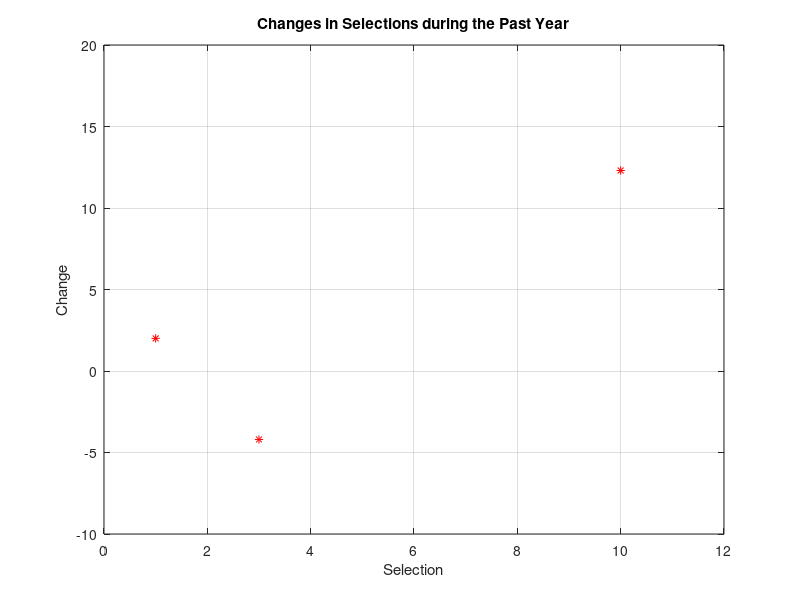
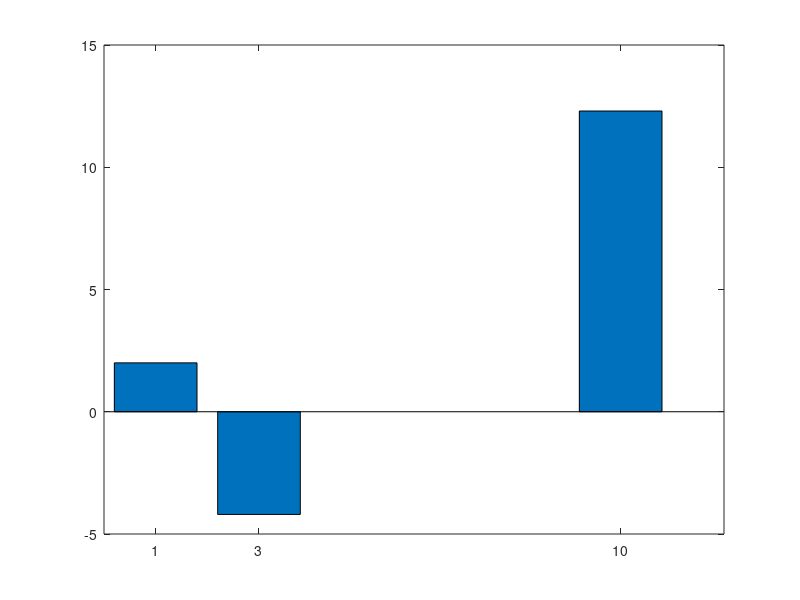
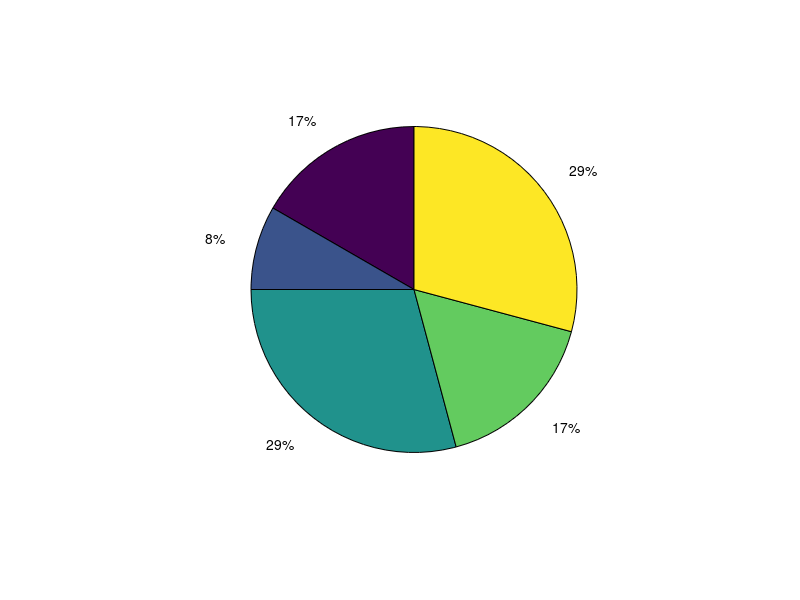

Write MATLAB code to recreate these figures, in order. (Note: this script raises an error after producing the figures.)
x_coordinates = [1, 3, 10];
y_coordinates = [2, -4.2, 12.3];

plot(x_coordinates, y_coordinates);

plot(x_coordinates, y_coordinates,'*');

plot(x_coordinates, y_coordinates,'r*');
grid on
xlabel('Selection')
ylabel('Change')
title('Changes in Selections during the Past Year')
axis([0, 12, -10, 20])

figure

bar(x_coordinates, y_coordinates)

figure

pie([4 2 7 4 7])

close all

xxx = imread('xxx.jpg');
image(xxx)
axis off